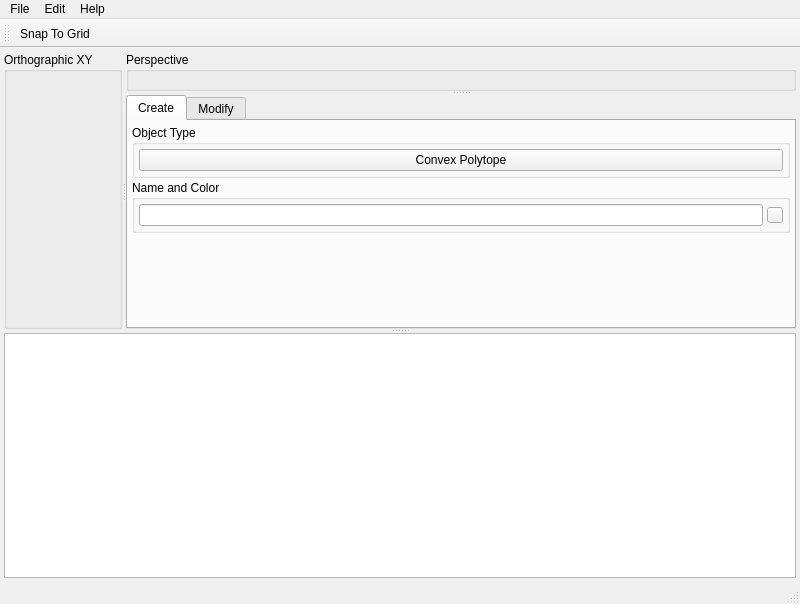
<?xml version="1.0" encoding="UTF-8"?>
<ui version="4.0">
 <class>MainWindow</class>
 <widget class="QMainWindow" name="MainWindow">
  <property name="geometry">
   <rect>
    <x>0</x>
    <y>0</y>
    <width>800</width>
    <height>604</height>
   </rect>
  </property>
  <property name="windowTitle">
   <string>RationalCAD</string>
  </property>
  <property name="windowIcon">
   <iconset resource="../resources/resources.qrc">
    <normaloff>:/icons/appicon.png</normaloff>:/icons/appicon.png</iconset>
  </property>
  <widget class="QWidget" name="widget_main">
   <layout class="QGridLayout" name="gridLayout">
    <property name="leftMargin">
     <number>4</number>
    </property>
    <property name="topMargin">
     <number>4</number>
    </property>
    <property name="rightMargin">
     <number>4</number>
    </property>
    <property name="bottomMargin">
     <number>4</number>
    </property>
    <property name="spacing">
     <number>4</number>
    </property>
    <item row="0" column="0">
     <widget class="QSplitter" name="vsplit_console">
      <property name="orientation">
       <enum>Qt::Vertical</enum>
      </property>
      <widget class="QSplitter" name="splitter_2">
       <property name="orientation">
        <enum>Qt::Horizontal</enum>
       </property>
       <widget class="QGroupBox" name="group_top">
        <property name="title">
         <string>Orthographic XY</string>
        </property>
        <layout class="QGridLayout" name="gridLayout_6">
         <property name="leftMargin">
          <number>4</number>
         </property>
         <property name="topMargin">
          <number>4</number>
         </property>
         <property name="rightMargin">
          <number>4</number>
         </property>
         <property name="bottomMargin">
          <number>4</number>
         </property>
         <property name="spacing">
          <number>4</number>
         </property>
        </layout>
       </widget>
       <widget class="QSplitter" name="splitter">
        <property name="orientation">
         <enum>Qt::Vertical</enum>
        </property>
        <widget class="QGroupBox" name="group_perspective">
         <property name="title">
          <string>Perspective</string>
         </property>
         <layout class="QGridLayout" name="gridLayout_2">
          <property name="leftMargin">
           <number>4</number>
          </property>
          <property name="topMargin">
           <number>4</number>
          </property>
          <property name="rightMargin">
           <number>4</number>
          </property>
          <property name="bottomMargin">
           <number>4</number>
          </property>
          <property name="spacing">
           <number>4</number>
          </property>
         </layout>
        </widget>
        <widget class="QTabWidget" name="tab_modify">
         <property name="autoFillBackground">
          <bool>false</bool>
         </property>
         <property name="tabShape">
          <enum>QTabWidget::Rounded</enum>
         </property>
         <property name="currentIndex">
          <number>0</number>
         </property>
         <widget class="QWidget" name="create">
          <attribute name="title">
           <string>Create</string>
          </attribute>
          <layout class="QVBoxLayout" name="verticalLayout">
           <property name="spacing">
            <number>2</number>
           </property>
           <property name="leftMargin">
            <number>4</number>
           </property>
           <property name="topMargin">
            <number>4</number>
           </property>
           <property name="rightMargin">
            <number>4</number>
           </property>
           <property name="bottomMargin">
            <number>4</number>
           </property>
           <item>
            <widget class="QGroupBox" name="object_type">
             <property name="title">
              <string>Object Type</string>
             </property>
             <layout class="QVBoxLayout" name="verticalLayout_2">
              <property name="spacing">
               <number>4</number>
              </property>
              <property name="leftMargin">
               <number>4</number>
              </property>
              <property name="topMargin">
               <number>4</number>
              </property>
              <property name="rightMargin">
               <number>4</number>
              </property>
              <property name="bottomMargin">
               <number>4</number>
              </property>
              <item>
               <widget class="QPushButton" name="button_polytope">
                <property name="text">
                 <string>Convex Polytope</string>
                </property>
                <property name="checkable">
                 <bool>true</bool>
                </property>
               </widget>
              </item>
             </layout>
            </widget>
           </item>
           <item>
            <widget class="QGroupBox" name="name_and_color">
             <property name="title">
              <string>Name and Color</string>
             </property>
             <layout class="QGridLayout" name="gridLayout_4">
              <property name="leftMargin">
               <number>4</number>
              </property>
              <property name="topMargin">
               <number>4</number>
              </property>
              <property name="rightMargin">
               <number>4</number>
              </property>
              <property name="bottomMargin">
               <number>4</number>
              </property>
              <property name="spacing">
               <number>4</number>
              </property>
              <item row="0" column="0">
               <widget class="QLineEdit" name="line_edit_name"/>
              </item>
              <item row="0" column="1">
               <widget class="QPushButton" name="button_color">
                <property name="sizePolicy">
                 <sizepolicy hsizetype="Fixed" vsizetype="Fixed">
                  <horstretch>0</horstretch>
                  <verstretch>0</verstretch>
                 </sizepolicy>
                </property>
                <property name="maximumSize">
                 <size>
                  <width>16</width>
                  <height>16</height>
                 </size>
                </property>
                <property name="text">
                 <string/>
                </property>
               </widget>
              </item>
             </layout>
            </widget>
           </item>
           <item>
            <spacer name="verticalSpacer_3">
             <property name="orientation">
              <enum>Qt::Vertical</enum>
             </property>
             <property name="sizeHint" stdset="0">
              <size>
               <width>20</width>
               <height>40</height>
              </size>
             </property>
            </spacer>
           </item>
          </layout>
         </widget>
         <widget class="QWidget" name="modify">
          <attribute name="title">
           <string>Modify</string>
          </attribute>
          <layout class="QVBoxLayout" name="verticalLayout_3">
           <property name="spacing">
            <number>2</number>
           </property>
           <property name="leftMargin">
            <number>4</number>
           </property>
           <property name="topMargin">
            <number>4</number>
           </property>
           <property name="rightMargin">
            <number>4</number>
           </property>
           <property name="bottomMargin">
            <number>4</number>
           </property>
           <item>
            <widget class="QGroupBox" name="rounding">
             <property name="title">
              <string>Rounding</string>
             </property>
             <layout class="QGridLayout" name="gridLayout_3">
              <property name="leftMargin">
               <number>4</number>
              </property>
              <property name="topMargin">
               <number>4</number>
              </property>
              <property name="rightMargin">
               <number>4</number>
              </property>
              <property name="bottomMargin">
               <number>4</number>
              </property>
              <property name="spacing">
               <number>4</number>
              </property>
              <item row="0" column="0">
               <widget class="QPushButton" name="compute_integer_hull">
                <property name="text">
                 <string>Compute Integer Hull</string>
                </property>
               </widget>
              </item>
              <item row="1" column="0">
               <widget class="QPushButton" name="compute_interior_grid_pt">
                <property name="text">
                 <string>Compute Nearest Interior Grid Point</string>
                </property>
               </widget>
              </item>
             </layout>
            </widget>
           </item>
           <item>
            <spacer name="verticalSpacer">
             <property name="orientation">
              <enum>Qt::Vertical</enum>
             </property>
             <property name="sizeHint" stdset="0">
              <size>
               <width>20</width>
               <height>40</height>
              </size>
             </property>
            </spacer>
           </item>
          </layout>
         </widget>
        </widget>
       </widget>
      </widget>
      <widget class="QTextEdit" name="console">
       <property name="enabled">
        <bool>true</bool>
       </property>
       <property name="sizePolicy">
        <sizepolicy hsizetype="Expanding" vsizetype="Expanding">
         <horstretch>0</horstretch>
         <verstretch>0</verstretch>
        </sizepolicy>
       </property>
       <property name="minimumSize">
        <size>
         <width>0</width>
         <height>0</height>
        </size>
       </property>
       <property name="maximumSize">
        <size>
         <width>16777215</width>
         <height>16777215</height>
        </size>
       </property>
       <property name="sizeIncrement">
        <size>
         <width>0</width>
         <height>0</height>
        </size>
       </property>
       <property name="baseSize">
        <size>
         <width>0</width>
         <height>0</height>
        </size>
       </property>
       <property name="readOnly">
        <bool>true</bool>
       </property>
      </widget>
     </widget>
    </item>
   </layout>
  </widget>
  <widget class="QMenuBar" name="menubar_main">
   <property name="geometry">
    <rect>
     <x>0</x>
     <y>0</y>
     <width>800</width>
     <height>21</height>
    </rect>
   </property>
   <widget class="QMenu" name="menu_file">
    <property name="title">
     <string>File</string>
    </property>
   </widget>
   <widget class="QMenu" name="menu_help">
    <property name="title">
     <string>Help</string>
    </property>
    <addaction name="action_about"/>
   </widget>
   <widget class="QMenu" name="menu_edit">
    <property name="title">
     <string>Edit</string>
    </property>
    <addaction name="action_preferences"/>
   </widget>
   <addaction name="menu_file"/>
   <addaction name="menu_edit"/>
   <addaction name="menu_help"/>
  </widget>
  <widget class="QStatusBar" name="statusbar_main"/>
  <widget class="QToolBar" name="toolBar">
   <property name="windowTitle">
    <string>toolBar</string>
   </property>
   <attribute name="toolBarArea">
    <enum>TopToolBarArea</enum>
   </attribute>
   <attribute name="toolBarBreak">
    <bool>false</bool>
   </attribute>
   <addaction name="action_toggle_snaps"/>
  </widget>
  <action name="action_about">
   <property name="text">
    <string>About</string>
   </property>
  </action>
  <action name="action_preferences">
   <property name="text">
    <string>Preferences...</string>
   </property>
  </action>
  <action name="action_toggle_snaps">
   <property name="checkable">
    <bool>true</bool>
   </property>
   <property name="checked">
    <bool>false</bool>
   </property>
   <property name="text">
    <string>Snap To Grid</string>
   </property>
   <property name="toolTip">
    <string>Toggle vertex snapping</string>
   </property>
  </action>
  <action name="action_select_object">
   <property name="text">
    <string>Select Object</string>
   </property>
  </action>
 </widget>
 <layoutdefault spacing="6" margin="11"/>
 <resources>
  <include location="../resources/resources.qrc"/>
 </resources>
 <connections/>
</ui>
